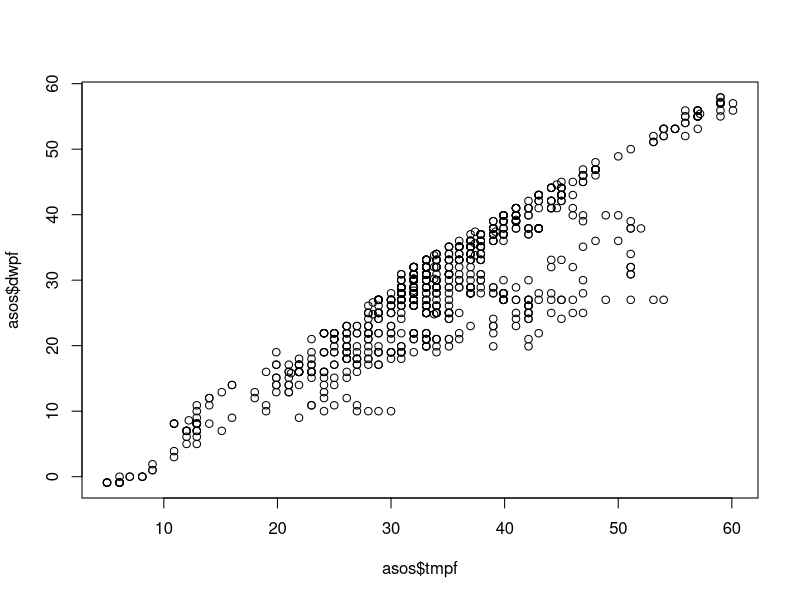
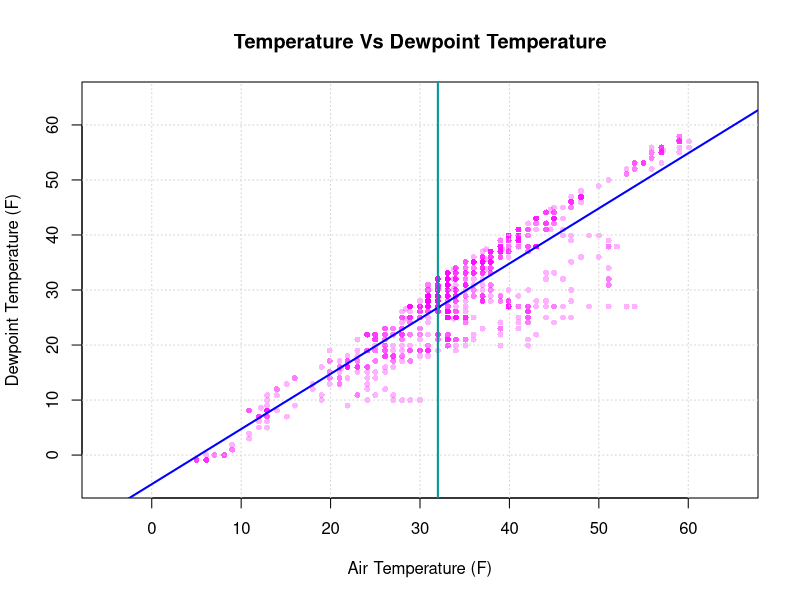
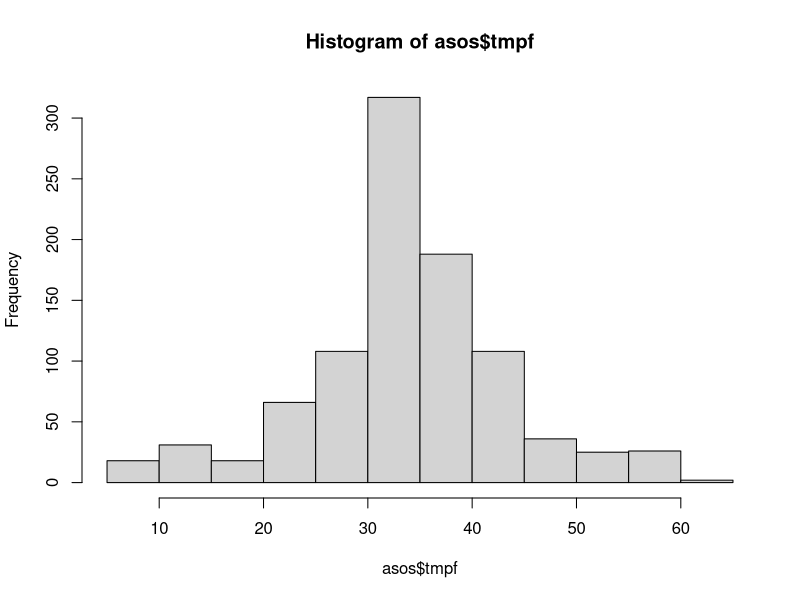
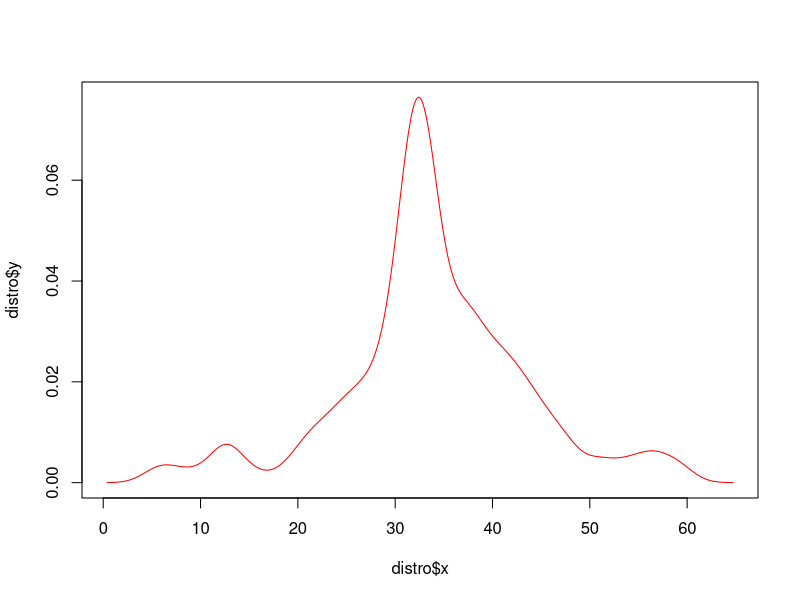
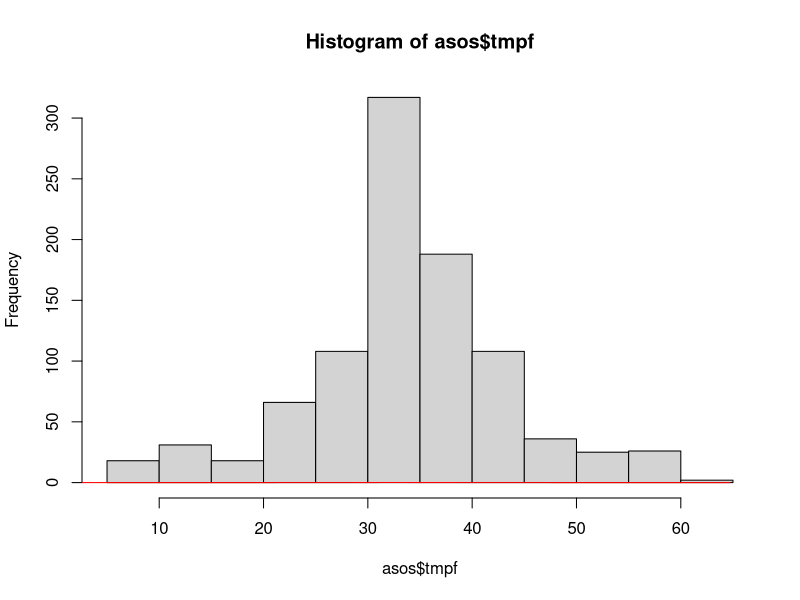
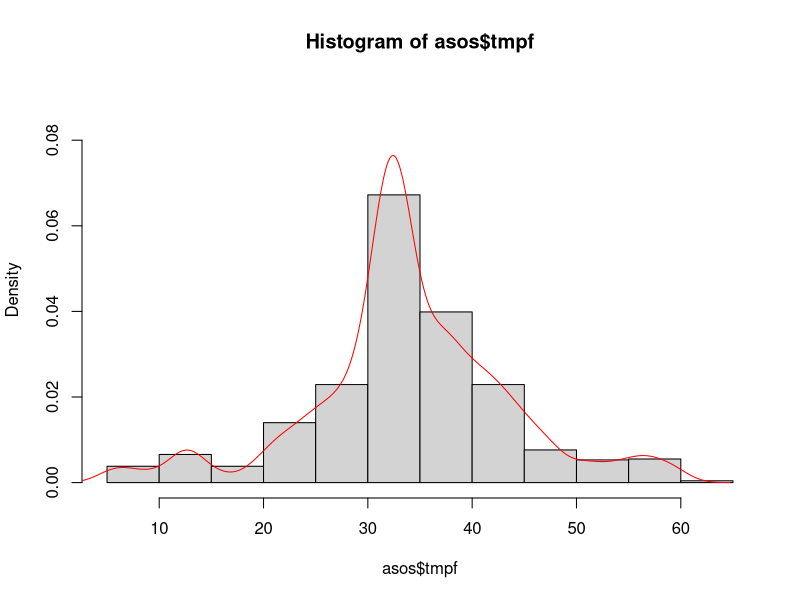
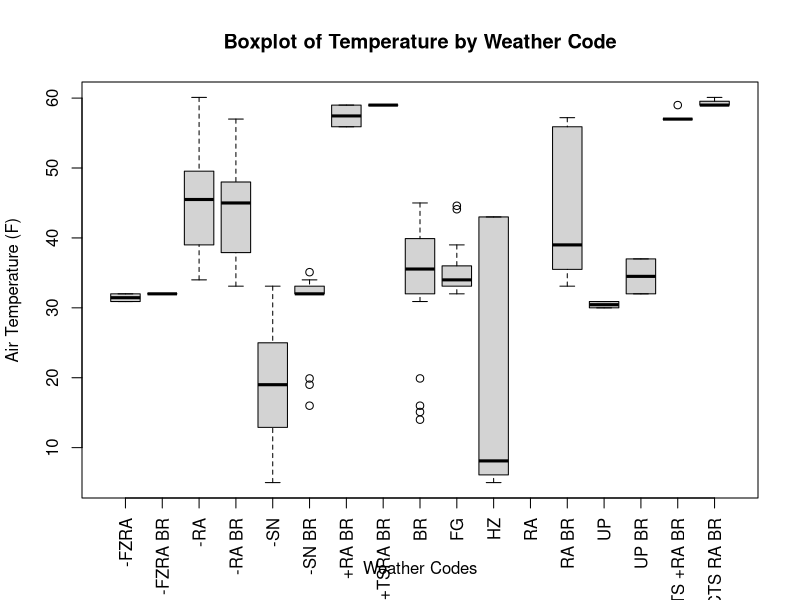

Write R code to recreate these figures, in order.
getwd() # check your current directory 
setwd('C:/Users/Downi/Documents/GitHub/EAPS_310_R-ShortCourse/5-Visualization Options in R/') # ENTER YOUR OWN DIRECTORY
getwd()

# the file may be a txt but the IEM site noted that it was comma delimited, so read.csv is appropriate.
asos <- read.csv('LAF.txt', header=T, stringsAsFactors=F, na.strings='null')

# before we get into visualization, we need to clean up some of the column data types.
# the station and wxcodes should be factors
asos$station <- as.factor(asos$station)
asos$wxcodes <- as.factor(asos$wxcodes)
levels(asos$wxcodes)

# Now, lets get down to visualizing!

plot(asos$tmpf, asos$dwpf)
# We could have summarized the data but there wouldn't have been anything in the summary that would have told us
# that there was a linear relationship between temperature and dewpoint temperature.
# Let's clean up this figure a little more.

customColor <- rgb(red=1, green=0, blue=1, alpha=0.3) 
# if you want to specify a transparency to your points, the above is the only way in base graphics.

plot(asos$tmpf, asos$dwpf,
     pch=16, cex=0.8, col=customColor,
     main='Temperature Vs Dewpoint Temperature',
     xlab='Air Temperature (F)',
     ylab='Dewpoint Temperature (F)',
     xlim=c(-5,65),
     ylim=c(-5,65),
     )
# lets add a grid to make it a little clearer looking
grid()

# This is a major improvement! How about we add a linear model fit line . . .
linearModel <- lm(dwpf~tmpf, data=asos)
abline(linearModel, col='blue', lwd=2)

# Let's mark out the freezing point, since this is a relevant value that we may care about.
lines(x=c(32,32), y=c(-20, 100), col='#009999', lwd=2)
# The x vector has duplicate values in order to match the length of y. The values were chosen so that
# the line would extend beyond the boundaries of the plot.


# Histograms

hist(asos$tmpf)

# What about the histograms continous cousin? The density plot can be had with base R as well, it just takes
# an extra step.
distro <- density(asos$tmpf, na.rm=T)
plot(distro$x, distro$y, type='l', col='red') # line plot

# lets combine them!
hist(asos$tmpf)
lines(distro, type='l', col='red')

# Well, that didn't work at all! Why not? Notice the y-axis, it's frequency, not probability. We need to
# set the probability argument in histogram to be true.
hist(asos$tmpf, prob=T, ylim=c(0,0.09))
lines(distro, type='l', col='red')


# Box and Whisker Plots
# if you look at the boxplot documentation, you'll see that the first argument is a formula.
# This formula is no different than that of the lm function. Here it is a continous value ~ grouping variable
boxplot(tmpf~wxcodes, data=asos, las=3,
        xlab='Weather Codes',
        ylab='Air Temperature (F)',
        main='Boxplot of Temperature by Weather Code')

# The las argument used here rotates the tick labels.
# You might notice that weather codes are overlapping with the axis label.
# Despite spending a fair amount of time trying to sort out how to pad the axis, I failed to do so.
# This is a great place to add something to the course if you can find a solution!
